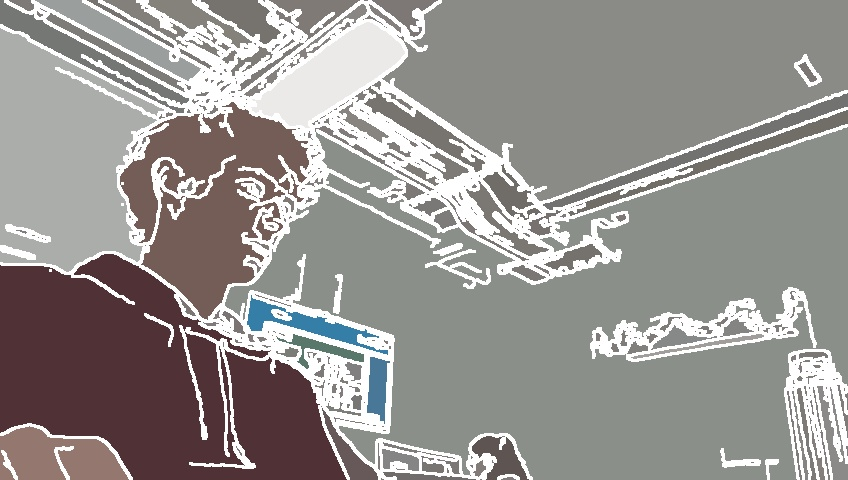
//> input picture CVTests/ReportTests/AverageColour3/Brute.jpg, 848 x 480 px, given in place of the camera
$ ./CannyDetector_demo   (built with g++ and OpenCV 4)
//> lines starting //> are read from the running program, lines starting //| are printed output that depends on the picture; after the words box and inside, x2 and y2 are one past the last pixel; in counts of white or black regions, pixels touching at a corner belong together
### CVTests/CannyDetWCamNFloodAverage/sobol.h
// [19 lines of licence text are left out]

#ifndef SOBOL_H
#define SOBOL_H

#include <cassert>

namespace sobol {

struct Matrices
{
    static const unsigned num_dimensions = 1024;
    static const unsigned size = 52;
    static const unsigned matrices[];
};

// Compute one component of the Sobol'-sequence, where the component
// corresponds to the dimension parameter, and the index specifies
// the point inside the sequence. The scramble parameter can be used
// to permute elementary intervals, and might be chosen randomly to
// generate a randomized QMC sequence.
inline float sample(
    unsigned long long index,
    const unsigned dimension,
    const unsigned scramble = 0U)
{
    assert(dimension < Matrices::num_dimensions);

    unsigned result = scramble;
    for (unsigned i = dimension * Matrices::size; index; index >>= 1, ++i)
    {
        if (index & 1)
            result ^= Matrices::matrices[i];
    }

    return result * (1.f / (1ULL << 32));
}

} // namespace sobol

#endif

### CVTests/ReportTests/AverageColour3/CannyDetector_demo.cpp
#include "opencv2/imgproc/imgproc.hpp"
#include "opencv2/highgui/highgui.hpp"
#include "opencv2/imgcodecs.hpp"
#include "opencv2/videoio.hpp"
#include "opencv2/video/background_segm.hpp"
#include "sobol.h"
#include <stdlib.h>
#include <stdio.h>
#include <iostream>

using namespace cv;
using namespace std;

#define SOBOL

Mat tmp_frame, src_gray;
Mat dst, detected_edges;
Mat flood_mask;

VideoCapture cap;
//Canny variables
int lowThreshold = 25;
int const max_lowThreshold = 100;
int ratio = 3;
int kernel_size = 3;
//floodFill variables
int loDiff = 0, upDiff = 0;
int connectivity = 4;
int newMaskVal = 255;
int flags = connectivity + (newMaskVal << 8) +
                FLOODFILL_FIXED_RANGE;
//dilation variables
int dilation_type = MORPH_RECT;
int dilation_size = 1;
//blur variables
int blur_kernel = 3;
int max_blur_kernel = 10;
//Final image saturation
int alpha = 1.2;

void CannyThreshold(int, void*)
{
  /// Reduce noise with kernel defined by blur_kernel
  blur( src_gray, detected_edges, Size(blur_kernel,blur_kernel) );

  /// Canny detector
  Canny( detected_edges, detected_edges, lowThreshold, lowThreshold*ratio, kernel_size );
  Mat element = getStructuringElement( dilation_type,
                                       Size( 2*dilation_size + 1, 2*dilation_size+1 ),
                                       Point( dilation_size, dilation_size ) );
  /// Apply the dilation operation
  dilate( detected_edges, dst, element );
  cvtColor(dst, dst, CV_GRAY2RGB);

  #ifdef SOBOL
  //Floodfill from quasi-random points
  for (unsigned long long i = 0; i < 400; ++i)
  {
      int x = tmp_frame.cols * sobol::sample(i, 0);
      int y = tmp_frame.rows * sobol::sample(i, 1);
      Point seed = Point(x, y);
      if(dst.at<Vec3b>(seed)[0] == 0 && dst.at<Vec3b>(seed)[1] == 0 && dst.at<Vec3b>(seed)[2] == 0)
      {
        flood_mask = 0;
        Rect ccomp;
        floodFill(dst, flood_mask, seed, (255,255,255), &ccomp, Scalar(loDiff, loDiff, loDiff),
                Scalar(upDiff, upDiff, upDiff), 4 + (255 << 8) + FLOODFILL_MASK_ONLY);
        Scalar newVal = mean(tmp_frame,flood_mask);
        floodFill(dst, /*circle_mask,*/ seed, newVal, &ccomp, Scalar(loDiff, loDiff, loDiff),
                Scalar(upDiff, upDiff, upDiff), flags);
      }
  }
  for( int y = 0; y < dst.rows; y++ ) {
      for( int x = 0; x < dst.cols; x++ ) {
          for( int c = 0; c < 3; c++ ) {
              dst.at<Vec3b>(y,x)[c] =
                saturate_cast<uchar>( alpha*( dst.at<Vec3b>(y,x)[c] ));
          }
      }
  }
  #else
  //Floodfill every empty area
  for(int i=0;i<dst.cols;i++)
  {
    for(int j=0;j<dst.rows;j++)
    {
      Point seed = Point(i,j);
      if(dst.at<Vec3b>(seed)[0] == 0 && dst.at<Vec3b>(seed)[1] == 0 && dst.at<Vec3b>(seed)[2] == 0)
      {
        flood_mask = 0;
        Rect ccomp;
        floodFill(dst, flood_mask, seed, (255,255,255), &ccomp, Scalar(loDiff, loDiff, loDiff),
                Scalar(upDiff, upDiff, upDiff), 4 + (255 << 8) + FLOODFILL_MASK_ONLY);
        Scalar newVal = mean(tmp_frame,flood_mask);
        floodFill(dst, /*circle_mask,*/ seed, newVal, &ccomp, Scalar(loDiff, loDiff, loDiff),
                Scalar(upDiff, upDiff, upDiff), flags);
      }
      for( int c = 0; c < 3; c++ ) {
          dst.at<Vec3b>(j,i)[c] =
            saturate_cast<uchar>( alpha*( dst.at<Vec3b>(j,i)[c] ));
      }
    }
  }
  #endif

  imshow( "Edge Map", dst );
 }

int main( int argc, char** argv )
{
  cap.open(1);
  if( !cap.isOpened() )
  {
      printf("\nCan not open camera 1\n");
      cap.open(0);
      if( !cap.isOpened() )
      {
        printf("Can not open camera 0\n");
        return -1;
      }
  }
  cap.set(CV_CAP_PROP_FPS, 10);
  cap >> tmp_frame;
//> tmp_frame is the input picture: 480 rows x 848 cols, CV_8UC3; mean B, G, R 145.6, 148.3, 151.5
  if(tmp_frame.empty())
  {
      printf("can not read data from the video source\n");
      return -1;
  }

  namedWindow( "Edge Map", 1 );
  namedWindow("Camera", 1);
  cvMoveWindow( "Camera", tmp_frame.cols, 0 );
  createTrackbar( "Min Threshold:", "Edge Map", &lowThreshold, max_lowThreshold, CannyThreshold );
  createTrackbar( "Blur Kernel Size:", "Edge Map", &blur_kernel, max_blur_kernel, 0 );

  Point sample_point = Point(617,216);
  int frame_number = 120;
  int red[120], green[120], blue[120];

  for(int i = 0; i < frame_number; i++)
  {
    cap >> tmp_frame;
    if( tmp_frame.empty() )
        break;
    /// Create a matrix of the same type and size as src (for dst)
    dst.create( tmp_frame.size(), tmp_frame.type() );
    flood_mask.create(tmp_frame.rows+2, tmp_frame.cols+2, CV_8UC1);


    /// Convert the image to grayscale
    cvtColor( tmp_frame, src_gray, CV_BGR2GRAY );
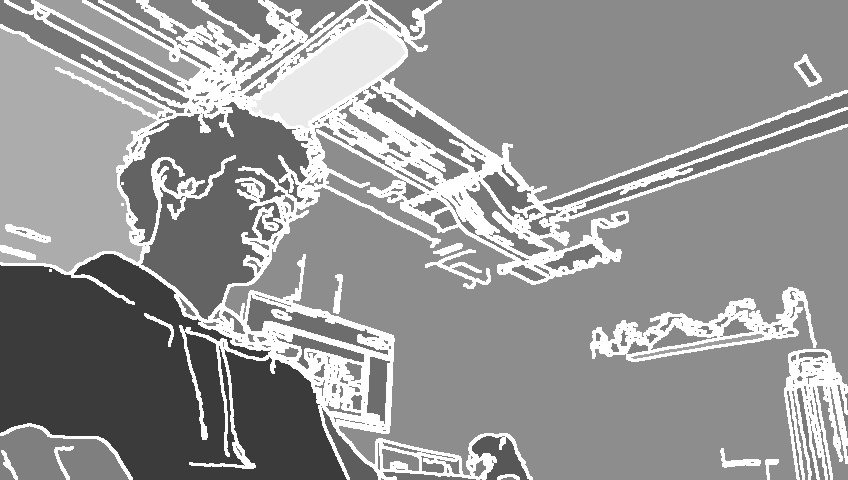
//> src_gray: 480 rows x 848 cols, CV_8UC1; min 51, max 255, mean 149

    /// Show the image
    CannyThreshold(0, 0);
//> in CannyThreshold, `Canny( detected_edges, detected_edges, lowThreshold, lowThreshold*rati..`:
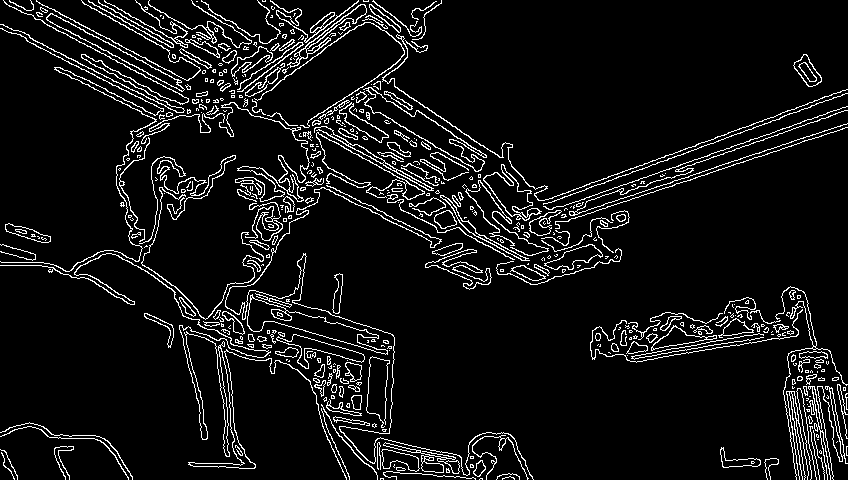
//> detected_edges: 480 rows x 848 cols, CV_8UC1; 7.5% white in thin lines or dots
//> in CannyThreshold, `dilate( detected_edges, dst, element );`:
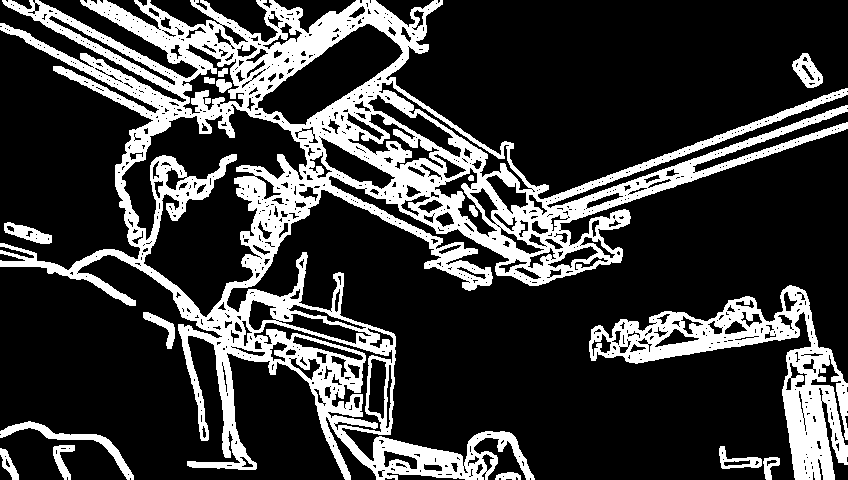
//> dst: 480 rows x 848 cols, CV_8UC1; 23.4% white; 16 white regions, largest, box (x1, y1, x2, y2) and area: (0, 0, 848, 480) 77995, (589, 285, 848, 480) 12758, (0, 421, 134, 480) 1127
//> (the run ends here: the program stops with an error, at `Scalar newVal = mean(tmp_frame,flood_mask);`)

$ run again, on CVTests/ReportTests/AverageColour3/blox.jpg
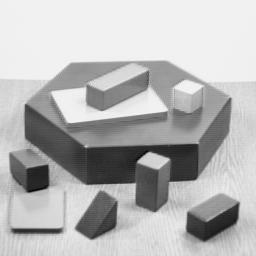
//> input picture CVTests/ReportTests/AverageColour3/blox.jpg, 256 x 256 px, given in place of the camera
//> tmp_frame is the input picture: 256 rows x 256 cols, CV_8UC3; min 0, max 252, mean 182.8
//> in CannyThreshold, `Canny( detected_edges, detected_edges, lowThreshold, lowThreshold*rati..`:
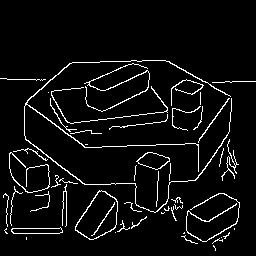
//> detected_edges: 256 rows x 256 cols, CV_8UC1; 5.5% white in thin lines or dots, all inside (x1, y1, x2, y2) = (0, 60, 256, 251)
